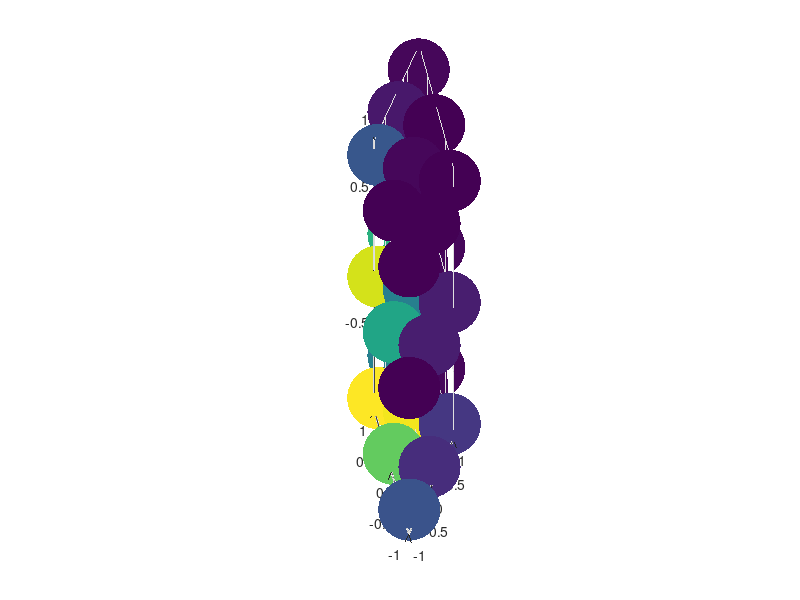

This chart was generated by the following MATLAB code: (Note: this script raises an error after producing the figure.)
clear
close all;
cla

% load('data/branched_bundled_heatmap_vals.mat')
load('data/signal_branched_bundled_heatmap_vals.mat')

lf_or_yes=yes;

dot_size=2000;
line_width=2;

green=[0,1,0.5];
grey=[0.4,0.6,0.7];
blue=[0.2,0.2,0.9];
gg=[linspace(green(1),grey(1),20);linspace(green(2),grey(2),20);linspace(green(3),grey(3),20)];
gb=[linspace(grey(1),blue(1),20);linspace(grey(2),blue(2),20);linspace(grey(3),blue(3),20)];
ggb=flip([gg gb]');

f=figure(1);
subplot(1,5,3)
% scatter3(ka(kc==-0.9),kb(kc==-0.9),kd(kc==-0.9),1000,lf(kc==-0.9),'filled')
scatter3(ka(kc==-kb),kb(kc==-kb),kd(kc==-kb),dot_size,lf_or_yes(kc==-kb),'filled','LineWidth',line_width)
clim([0,0.75])
xlabel('ka')
ylabel('kb');
zl=zlabel('kd');
% zl.Position(2) = zl.Position(2)-1;
% title('kc=-0.9','Position',[0,0,2])
title('kb=-kc','Position',[0,0,2])
colormap(ggb)
alpha 1
view(-52.8368,30.7651)
axis equal
set(gca,'XTick',[],'YTick',[],'ZTick',[])
grid on
box on
set(gca,'BoxStyle','full','LineWidth',line_width)
set(gca,'Ydir','reverse')

subplot(1,5,4)
scatter3(ka(kc==0),kb(kc==0),kd(kc==0),dot_size,lf_or_yes(kc==0),'filled','LineWidth',line_width)
clim([0,0.75])
xlabel('ka')
ylabel('kb')
zl=zlabel('kd');
% zl.Position(2) = zl.Position(2)-1;
title('kc=0','Position',[0,0,2])
colormap(ggb)
alpha 1
view(-52.8368,30.7651)
axis equal
set(gca,'XTick',[],'YTick',[],'ZTick',[])
grid on
box on
set(gca,'BoxStyle','full','LineWidth',line_width)
set(gca,'Ydir','reverse')

subplot(1,5,1)
% scatter3(ka(kc==0.9),kb(kc==0.9),kd(kc==0.9),1000,lf(kc==0.9),'filled')
scatter3(ka(kc==kb),kb(kc==kb),kd(kc==kb),dot_size,lf_or_yes(kc==kb),'filled','LineWidth',line_width)
clim([0,0.75])
xlabel('ka')
ylabel('kb')
zl=zlabel('kd');
% zl.Position(2) = zl.Position(2)-1;
% title('kc=0.9','Position',[0,0,2])
title('kb=kc','Position',[0,0,2])
colormap(ggb)
alpha 1
view(-52.8368,30.7651)
axis equal
set(gca,'XTick',[],'YTick',[],'ZTick',[])
grid on
box on
set(gca,'BoxStyle','full','LineWidth',line_width)
set(gca,'Ydir','reverse')

subplot(1,5,2)
scatter3(ka(kb==0),kc(kb==0),kd(kb==0),dot_size,lf_or_yes(kb==0),'filled','LineWidth',line_width)
clim([0,0.75])
xlabel('ka')
ylabel('kc')
zl=zlabel('kd');
% zl.Position(2) = zl.Position(2)-1;
title('kb=0','Position',[0,0,2])
colormap(ggb)
alpha 1
view(-52.8368,30.7651)
axis equal
set(gca,'XTick',[],'YTick',[],'ZTick',[])
grid on
box on
set(gca,'BoxStyle','full','LineWidth',line_width)
set(gca,'Ydir','reverse')

subplot(1,5,5)
cb=colorbar;
clim([0,0.75])
pos=get(cb,'position');
% set(cb,'position',[pos(1)-0.1 pos(2)+0.2 pos(3)*2 pos(4)/2])
set(cb,'position',[pos(1)-0.05 pos(2)+0.2 pos(3)*2 pos(4)/2])
set(gca,'visible','off')
set(gcf,'color','w');

f.Position = [584,599,1247,559];
